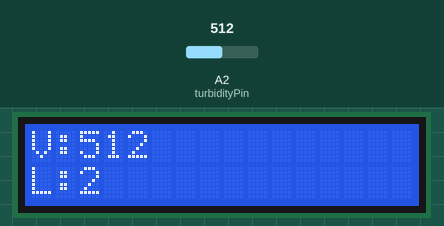
Bench run of a sketch on a simulated Arduino Uno, built with avr-gcc and run on an emulated ATmega328P. Shown: 16×2 character LCD. Inputs (shaded band) come from the test bench; at power-on: A2 (turbidityPin) = 512.

Above: at 2.2 s.
2.3 s: A2 (turbidityPin) set to 716
At 2.9 s:
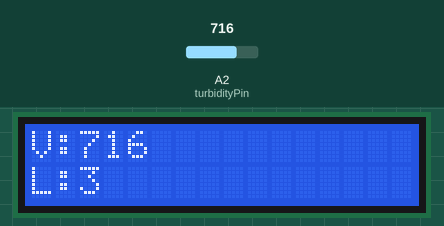
4.5 s: A2 (turbidityPin) set to 900
At 4.8 s:
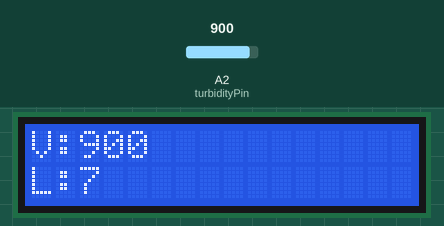
6.5 s: A2 (turbidityPin) set to 1023
At 7.0 s:
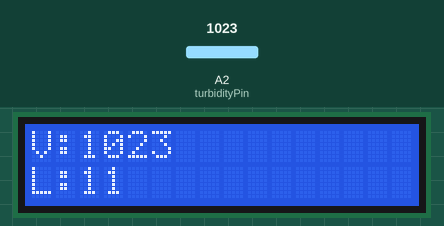
Timing chart, 0 to 9.5 s (numbered marks = the images above; inputs shaded):
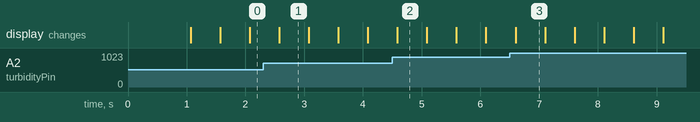

The sketch:

turbidity_diagnostic.ino
```cpp
#include <LiquidCrystal.h>

// LCD: RS=12, E=11, D4=5, D5=4, D6=3, D7=2
LiquidCrystal lcd(12, 11, 5, 4, 3, 2);

int turbidityPin = A2;  // CRITICAL: Must match A2!
int loopCount = 0;

void setup() {
  lcd.begin(16, 2);
  lcd.print("START");
  delay(1000);  // Test delay() blocking
  lcd.clear();
}

void loop() {
  // Read turbidity sensor analog value
  int value = analogRead(turbidityPin);

  // Display on LCD
  lcd.setCursor(0, 0);
  lcd.print("V:");
  lcd.print(value);
  lcd.print("    ");  // Clear extra chars

  lcd.setCursor(0, 1);
  lcd.print("L:");
  lcd.print(loopCount++);
  lcd.print("    ");  // Clear extra chars

  delay(500);  // Test delay() timing
}
```

Measured:
- what the display in image 1 shows lasts 0.5 s, from 2.6 s to 3.1 s
